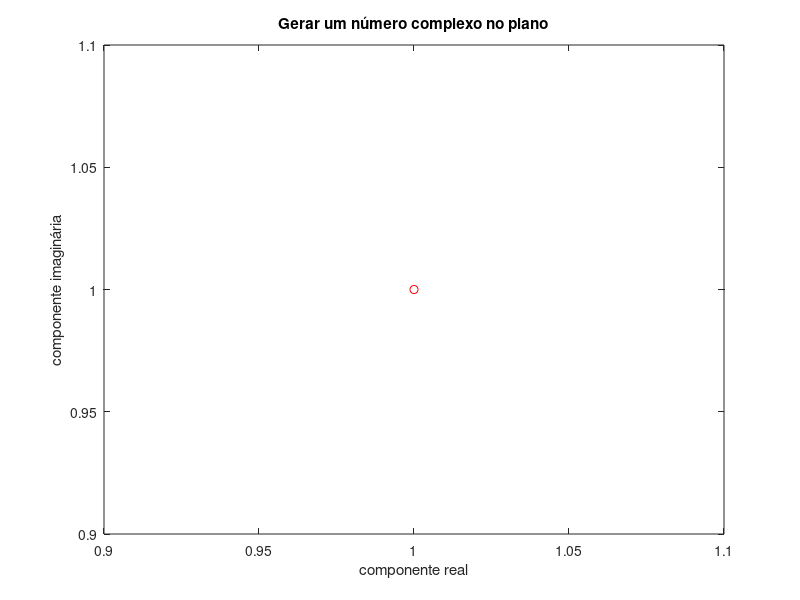

This chart was generated by the following MATLAB code:

clear all;
z = 1+sqrt(-1)
real (z)
imag(z)
figure(1)
clf
plot (z, 'ro')
xlabel('componente real');
ylabel('componente imaginária');
title('Gerar um número complexo no plano');
z2=1+10i
hold on
